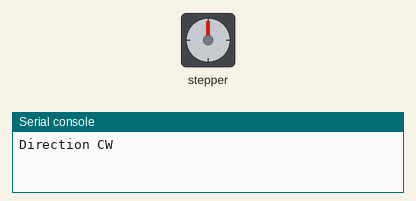
This program was run on a simulated MicroPython board. Shown: stepper motor, the last lines printed to the serial console. At 6.5 s the program stops and its outputs stay as they are.

Above: at 0.05 s.
At 0.55 s:
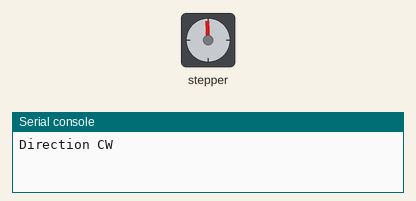
At 0.8 s:
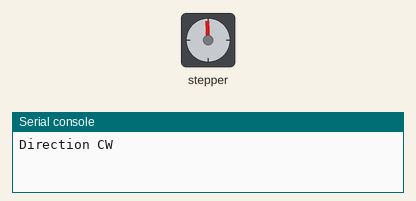
At 1.6 s:
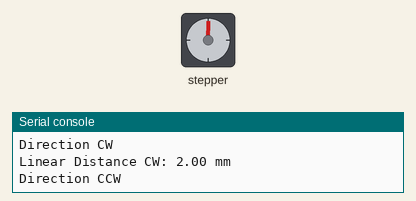
Timing chart, 0 to 3.7 s (numbered marks = the images above):
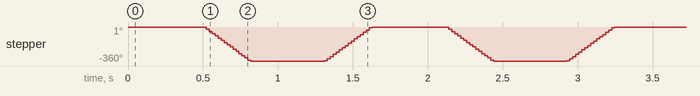

The program:

motor_2_with_measurements.py
```python
from machine import Pin
from time import sleep, sleep_us, ticks_ms

# Motor and distance parameters
steps_per_revolution = 200         # Number of steps per motor revolution
pitch_mm_per_rev = 2.0             # Linear distance per revolution (in mm)
distance_per_step = pitch_mm_per_rev / steps_per_revolution

# Define pins
direction_pin = Pin(20, Pin.OUT)
pulse_pin = Pin(21, Pin.OUT)

# Define directions
cw_direction = 0
ccw_direction = 1

# Set initial direction
direction_pin.value(cw_direction)

# Distance counter
linear_distance = 0.0

# Start time
start_time = ticks_ms()

# Run for 5 seconds
while ticks_ms() - start_time < 5000:  # 5 seconds
    print('Direction CW')
    sleep(0.5)
    direction_pin.value(cw_direction)

    for _ in range(steps_per_revolution):  # Full rotation
        pulse_pin.value(1)
        sleep_us(1000)  # 1 ms pulse
        pulse_pin.value(0)
        sleep_us(500)   # 0.5 ms delay
        linear_distance += distance_per_step  # Increment distance

    print(f"Linear Distance CW: {linear_distance:.2f} mm")

    print('Direction CCW')
    sleep(0.5)
    direction_pin.value(ccw_direction)

    for _ in range(steps_per_revolution):
        pulse_pin.value(1)
        sleep_us(1000)
        pulse_pin.value(0)
        sleep_us(500)
        linear_distance += distance_per_step  # Increment distance

    print(f"Linear Distance CCW: {linear_distance:.2f} mm")

print("5 seconds elapsed. Stopping motor...")
print(f"Total Linear Distance Covered: {linear_distance:.2f} mm")

# Clean up
pulse_pin.value(0)
direction_pin.value(0)
```

Measured:
- by itself, stepper: turns 360° counter-clockwise in 0.32 s, then 360° clockwise in 0.32 s, repeating every 1.6 s
